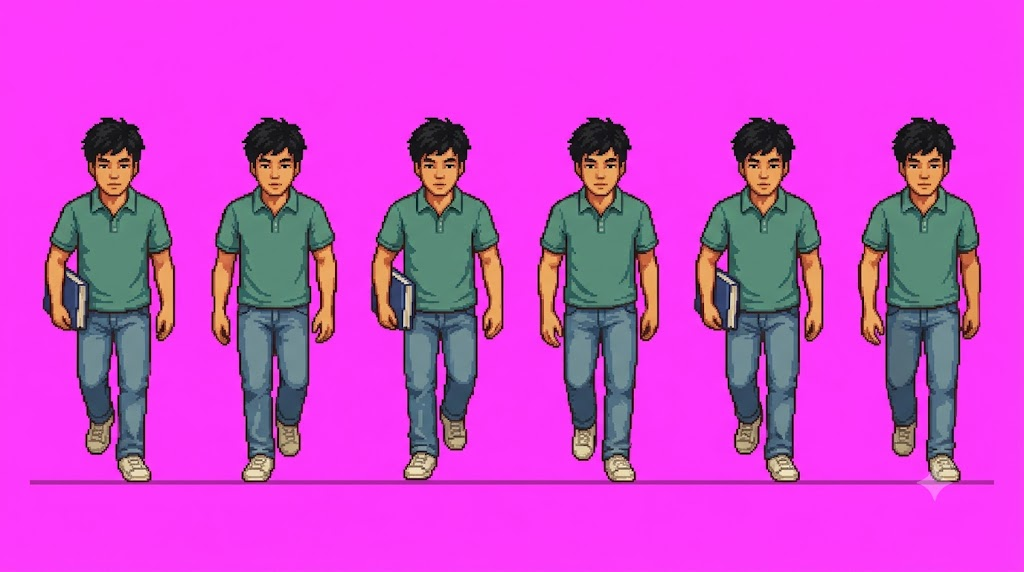
#> input picture asset_new_by_Khoit/art_srccharssv_malewalk_down.jpg, 1024 x 572 px, given in place of 000.png, which was not available
$ python build_assets.py
#> lines starting #> are read from the running program, lines starting #| are printed output that depends on the picture; pictures that were not available may be replaced by others from this repository, and a replacement may not be noted
### tools/import_new_art.py
"""
Nhap art moi tu thu muc asset_new_by_khoit/ (nen magenta, dai 6 frame).

Nhan dien file theo ten: chua ma nhan vat + ma hanh dong, vd
  sv_male/walk_down.png, sv_male__walk_down.png, art_srccharssv_malewalk_down.png
Sheet gop nhieu dai (vd sv_female.jpg) khai bao trong SHEETS.

Xu ly: tach nen theo mau vien + do "ung magenta", xoa duong ke ngang dai,
bo dom nho (watermark), tach tung frame, chuan hoa chieu cao, lat de frame
nhin ngang luon quay TRAI.
"""
import os
import sys

sys.stdout.reconfigure(encoding="utf-8")
import re

import numpy as np
from PIL import Image
from scipy import ndimage

ROOT = os.path.dirname(os.path.dirname(os.path.abspath(__file__)))
# Thu muc art moi (khong phan biet hoa thuong: asset_new_by_Khoit / asset_new_by_khoit)
SRC = next((os.path.join(ROOT, d) for d in os.listdir(ROOT) if d.lower() == "asset_new_by_khoit"),
           os.path.join(ROOT, "asset_new_by_khoit"))
OUT = os.path.join(ROOT, "tools", "out", "new")

STAND_H = 86     # chieu cao nhan vat dung trong game (px)
RIDE_RATIO = 0.74  # tu the ngoi lai so voi dung

SKINS = ["sv_male", "sv_female", "vp_male", "vp_female", "tt_male", "tt_female"]
ACTIONS = ["idle_up_left", "idle_down", "walk_down", "walk_up", "walk_left", "ride_left"]

# Huong nhin thuc te neu khac quy chuan (mac dinh: walk_left/ride_left quay trai,
# idle_up_left: frame 4-6 quay trai). "right" -> pipeline lat lai.
FACING = {
    ("sv_male", "walk_left"): "right",
    ("sv_male", "idle_up_left"): "right",
    ("sv_female", "walk_left"): "right",
    ("sv_female", "idle_up_left"): "right",
    ("sv_female", "ride_left"): "right",
}

# Sheet do vat / cong trinh (xu ly trong new_manifest.py)
NOT_CHARACTERS = {"Congtrinh.jpg", "Img_Login.jpg", "NPC.jpg", "VEHICLE.png", "item.png", "props.jpg"}
# Anh UI / cong trinh / mini-game don le (xu ly trong ui_manifest.py)
NOT_CHARACTER_PREFIX = ("ui_", "job_", "building_", "prop_", "bld_", "icons_", "furn_", "room_",
                        "tube_", "veh_", "npc_mall_", "banner_", "bus_stop", "taxi_stand", "market_")

# Sheet gop: file -> danh sach (skin, action, hang, cot_bat_dau)
SHEETS = {
    "sv_female.jpg": [
        ("sv_female", "idle_down", 0, 0),
        ("sv_female", "walk_up", 1, 0),
        ("sv_female", "walk_left", 1, 6),
        ("sv_female", "idle_up_left", 2, 0),
        ("sv_female", "ride_left", 2, 6),
    ],
}


def key_background(rgb):
    """True = nen. Ket hop: gan mau vien anh + pixel ung magenta (R,B >> G)."""
    h, w, _ = rgb.shape
    border = np.concatenate([rgb[0], rgb[-1], rgb[:, 0], rgb[:, -1]]).astype(int)
    bg = np.median(border, axis=0)
    px = rgb.astype(int)
    near = np.sqrt(((px - bg) ** 2).sum(-1)) < 60
    r, g, b = px[..., 0], px[..., 1], px[..., 2]
    magenta = (r - g > 55) & (b - g > 40)
    return near | magenta


def frames_in(path, dilate=3, min_ratio=0.15, erode=2):
    """Tach cac frame (theo hang, trai->phai). Tra ve list hang, moi hang list (bbox, rgba)."""
    rgb = np.array(Image.open(path).convert("RGB"))
    H, W, _ = rgb.shape
    fg = ~key_background(rgb)
    fg = ndimage.binary_opening(fg, iterations=1)
    # xoa duong ke ngang dai (duong nen ma AI hay ve)
    lab, n = ndimage.label(fg)
    for i, sl in enumerate(ndimage.find_objects(lab)):
        if sl and (sl[1].stop - sl[1].start) > W * 0.3 and (sl[0].stop - sl[0].start) < 10:
            fg[lab == i + 1] = False
    # got 2px vien (anh goc lon gap ~5 lan trong game) + khu am magenta con sot
    fg = ndimage.binary_erosion(fg, iterations=erode) if erode else fg
    px = rgb.astype(int)
    r, g, b = px[..., 0], px[..., 1], px[..., 2]
    spill = fg & (r - g > 25) & (b - g > 15)
    lo = np.minimum(r, b)
    rgb = rgb.copy()
    rgb[..., 0] = np.where(spill, g + (r - g) * 0.35, r)
    rgb[..., 2] = np.where(spill, g + (lo - g) * 0.35, b)
    grown = ndimage.binary_dilation(fg, iterations=dilate)
    lab, n = ndimage.label(grown)
    objs = ndimage.find_objects(lab)
    sizes = ndimage.sum(fg, lab, range(1, n + 1))
    keep = [i for i in range(n) if sizes[i] > sizes.max() * min_ratio]
    blobs = []
    for i in keep:
        sl = objs[i]
        m = (lab[sl] == i + 1) & fg[sl]
        rgba = np.dstack([rgb[sl], (m * 255).astype(np.uint8)])
        blobs.append({"x": sl[1].start, "y": sl[0].start, "w": sl[1].stop - sl[1].start,
                      "h": sl[0].stop - sl[0].start, "img": Image.fromarray(rgba, "RGBA")})
    # nhom theo hang bang tam doc
    blobs.sort(key=lambda b: b["y"] + b["h"] / 2)
    rows = []
    for b in blobs:
        cy = b["y"] + b["h"] / 2
        if rows and abs(rows[-1]["cy"] - cy) < H * 0.08:
            rows[-1]["items"].append(b)
        else:
            rows.append({"cy": cy, "items": [b]})
    return [sorted(r["items"], key=lambda b: b["x"]) for r in rows]


def normalize(frames, action, skin):
    """Scale ca dai theo chieu cao trung vi (giu nhip nhun), lat ve huong trai."""
    med_h = float(np.median([f["h"] for f in frames]))
    target = STAND_H * (RIDE_RATIO if action == "ride_left" else 1)
    s = target / med_h
    out = []
    flip = FACING.get((skin, action)) == "right"
    for i, f in enumerate(frames):
        im = f["img"].resize((max(1, round(f["w"] * s)), max(1, round(f["h"] * s))), Image.LANCZOS)
        side_frame = action in ("walk_left", "ride_left") or (action == "idle_up_left" and i >= 3)
        if flip and side_frame:
            im = im.transpose(Image.FLIP_LEFT_RIGHT)
        out.append(im)
    return out


def parse_name(fname):
    base = fname.lower()
    skin = next((s for s in sorted(SKINS, key=len, reverse=True) if s in base), None)
    action = next((a for a in ACTIONS if a in base), None)
    return skin, action


def collect():
    """-> {skin: {action: [PIL frames]}} va danh sach canh bao."""
    strips, warn = {}, []
    if not os.path.isdir(SRC):
        return strips, warn
    for dirpath, _, files in os.walk(SRC):
        for fname in sorted(files):
            if not fname.lower().endswith((".png", ".jpg", ".jpeg", ".webp")):
                continue
            path = os.path.join(dirpath, fname)
            rel = os.path.relpath(path, SRC).replace("\\", "/")
            if fname in NOT_CHARACTERS or fname.lower().startswith(NOT_CHARACTER_PREFIX):
                continue
            if fname in SHEETS:
                rows = frames_in(path)
                for skin, action, r, c in SHEETS[fname]:
                    fr = rows[r][c:c + 6] if r < len(rows) else []
                    if len(fr) != 6:
                        warn.append(f"{rel}: {skin}/{action} chỉ có {len(fr)} frame")
                        continue
                    strips.setdefault(skin, {})[action] = normalize(fr, action, skin)
                continue
            skin, action = parse_name(rel)
            if not skin or not action:
                warn.append(f"{rel}: không nhận ra tên nhân vật/hành động — bỏ qua")
                continue
            rows = frames_in(path)
            fr = [b for row in rows for b in row]
            if len(fr) != 6:
                warn.append(f"{rel}: tìm thấy {len(fr)} frame (cần 6) — bỏ qua")
                continue
            strips.setdefault(skin, {})[action] = normalize(fr, action, skin)
    return strips, warn


# Anh xa dai art -> anim trong game
def to_game_anims(acts):
    """Tra ve (danh sach frame, {anim: [index]}) hoac None neu thieu dai bat buoc."""
    need = ["idle_down", "walk_up", "walk_left"]
    if any(a not in acts for a in need):
        return None
    frames, anims = [], {}

    def add(name, imgs):
        start = len(frames)
        frames.extend(imgs)
        anims[name] = list(range(start, len(frames)))

    add("idle", acts["idle_down"])
    add("side", acts["walk_left"])
    add("up", acts["walk_up"])
    # thieu walk_down: tam dung idle (nhan vat se "truot") — can bo sung art
    add("down", acts.get("walk_down", acts["idle_down"]))
    if "idle_up_left" in acts:
        add("idle_up", acts["idle_up_left"][:3])
        add("idle_side", acts["idle_up_left"][3:])
    if "ride_left" in acts:
        add("ride", acts["ride_left"])
    return frames, anims


# [19 lines that do not run on import are left out]

### tools/ui_manifest.py
"""
Bo giao dien (UI kit), cong trinh moi, mini-game nghe tu asset_new_by_khoit/ (anh 1024x572 nen magenta).

Moi file anh -> danh sach (ten asset, hop cat (x0,y0,x1,y1) toa do anh goc). Cat xong tu bo nen magenta,
cat sat theo noi dung (tru khi "keep": giu nguyen khung de cac o cung ty le).

Xuat:
  client/assets/ui/<ten>.png      UI kit, icon HUD, dien thoai, app
  client/assets/jobs/<ten>.png    mini-game nghe
  client/assets/props/<ten>.png   cong trinh / do vat (tra ve kich thuoc cho props.json)
  client/assets/icons/<ten>.png   icon vat pham moi (48px)
"""
import os

import numpy as np
from PIL import Image
from scipy import ndimage

from import_new_art import SRC, key_background

UI_SCALE = 0.5  # anh goc ve pixel ~4px -> 0.5 van net, nhe file
UI_FULL = {"panel", "paperdoll", "phone", "hotbar", "tooltip", "titlebar"}  # hien to -> giu nguyen do phan giai


# [29 lines left out: functions _keyed, _cut, not called in this run]


def _scale(im, s):
    return im.resize((max(1, round(im.width * s)), max(1, round(im.height * s))), Image.LANCZOS)


def _row(y0, y1, xs):
    """Cac hop cung hang: xs = [(x0, x1), ...]"""
    return [(x0, y0, x1, y1) for x0, x1 in xs]


# file -> (opaque?, [(ten, hop, keep)])
SLOT_XS = [(12, 132), (137, 257), (264, 384), (390, 510), (514, 634), (640, 760), (768, 888), (892, 1012)]
SHEETS_UI = {
    "ui_wood_paper_panel.png": [("panel", (25, 92, 580, 460)), ("titlebar", (598, 110, 998, 200)), ("close", (752, 270, 852, 370))],
    "ui_slots.png": [(n, b, True) for n, b in zip(
        ["slot_empty", "slot_selected", "slot_locked", "slot_common", "slot_good", "slot_rare", "slot_limited", "slot_hotbar"],
        _row(226, 346, SLOT_XS))],
    "ui_tabs.png": list(zip(["tab_all", "tab_food", "tab_ingredient", "tab_equip", "tab_furniture", "tab_other"],
                            _row(200, 372, [(10, 176), (178, 344), (346, 512), (514, 680), (682, 848), (850, 1016)]))),
    "ui_buttons.png": list(zip(["btn_normal", "btn_hover", "btn_pressed", "btn_disabled"],
                               _row(215, 355, [(12, 262), (264, 512), (512, 762), (764, 1014)]))),
    "ui_tooltip_hotbar.png": [("tooltip", (60, 210, 452, 362)), ("hotbar", (512, 215, 970, 357))],
    "ui_equipment_screen.png": [("paperdoll", (285, 8, 740, 565))],
    "ui_equip_placeholders.png": list(zip(["eq_non", "eq_kinh", "eq_ao", "eq_dongho", "eq_quan", "eq_lung", "eq_giay", "eq_phone"],
                                          _row(220, 352, [(18, 142), (142, 266), (266, 390), (388, 512), (510, 636), (632, 756), (756, 880), (880, 1006)]))),
    "ui_hud_icons.png": list(zip(["hud_hunger", "hud_energy", "hud_mood", "hud_quest", "hud_clock", "hud_home", "hud_sleep", "hud_power"],
                                 _row(168, 296, [(18, 142), (142, 266), (266, 390), (388, 512), (510, 636), (632, 756), (756, 880), (880, 1006)]))),
    "ui_phone.png": [("phone", (390, 52, 636, 520))],
    "ui_phone_apps.png": list(zip(["app_jobs", "app_bank", "app_map", "app_taxi"],
                                  _row(30, 272, [(25, 262), (268, 508), (516, 756), (763, 1000)]))) +
                         list(zip(["app_market", "app_quests", "app_friends", "app_settings"],
                                  _row(300, 542, [(25, 262), (268, 508), (516, 756), (763, 1000)]))),
}

# Mini-game nghe -> client/assets/jobs (scale rieng)
SHEETS_JOBS = {
    "job_it.png": (False, 0.6, [("it_screen", (45, 95, 468, 472))] +
                   [(f"it_block_{i}", b) for i, b in enumerate(_row(238, 334, [(504, 586), (584, 664), (662, 742), (740, 820), (818, 898), (896, 978)]))] +
                   [("it_bug_red", (515, 335, 578, 390)), ("it_bug_green", (905, 180, 966, 236))]),
    "job_waiter_floor.png": (True, 1.0, [("waiter_floor", (0, 0, 1024, 572))]),
    "job_waiter_items.png": (False, 0.45, list(zip(
        ["dish_com_suon", "dish_com_bicha", "dish_canh", "dish_tra_da", "dish_tray", "dish_ticket", "dish_trung", "dish_nuoc_mam"],
        _row(45, 270, [(22, 255), (272, 502), (520, 750), (768, 998)]) + _row(300, 530, [(22, 255), (272, 502), (520, 750), (768, 998)])))),
    # Anh nhan duoc la QUAY PHA CHE (job_milktea_counter) — bo icon ly & topping chua co
    "job_milktea_items.png": (False, 1.0, [("milktea_counter", (0, 0, 1024, 572), True)]),
}

# Cong trinh / do vat -> props (ten, hop, scale)
SHEETS_PROPS = {
    "building_com_tam_facade.png": ("b_comtam", (60, 0, 985, 565), 0.5),
    "building_bubble_tea_facade.png": ("b_trasua", (225, 0, 910, 552), 0.5),
    "prop_coffee_prep_table.png": ("coffee_table", (200, 40, 830, 525), 0.26),
}

# Icon vat pham moi (48px) lay tu job_waiter_items
ICONS_NEW = {"com_suon": "dish_com_suon", "com_bi_cha": "dish_com_bicha", "canh_chua": "dish_canh", "trung_op_la": "dish_trung"}
ICON_SIZE = 48


def _save(im, path):
    os.makedirs(os.path.dirname(path), exist_ok=True)
    im.save(path, optimize=True)


# [32 lines left out: function build, not called in this run]


# [7 lines that do not run on import are left out]

### tools/build_assets.py
"""
Dong goi asset cho game tu cac blob da tach (tools/out) + concept sheet goc.

  python tools/extract_sprites.py   (chay truoc)
  python tools/build_assets.py

Xuat ra client/assets/:
  chars/<key>.png + chars.json     spritesheet nhan vat (o deu nhau, neo chan o giua-duoi)
  props/<name>.png                 vat the / cong trinh / NPC tinh
  anim/<name>.png + anim.json      NPC co animation idle (tho sua xe, tho cat toc)
"""
import json
import os
import sys

sys.stdout.reconfigure(encoding="utf-8")

import numpy as np
from PIL import Image
from scipy import ndimage

import import_new_art
import new_manifest
import ui_manifest
import v2_manifest
from extract_sprites import ROOT, SHEETS, background_mask

OUT = os.path.join(ROOT, "tools", "out")
DST = os.path.join(ROOT, "client", "assets")

CHAR_SCALE = 0.6      # nhan vat tu sheet 1024px  (cao ~130px -> ~78px)
BIG_SCALE = 0.16      # NPC / vat the tu sheet 2752px (nguoi cao ~490px -> ~78px)
BUILDING_SCALE = 0.21  # mat tien cong trinh

# ---- Nhan vat nguoi choi: frame index trong tools/out/<sheet>/ ----
# "side" = frame quay sang TRAI; client lat ngang khi di sang phai.
CHARACTERS = {
    "sv_male":      {"idle": [0, 1, 2, 3, 4, 5], "side": [6, 7, 8, 9, 10, 11],
                     "up": [31, 32, 33], "down": [34, 35, 36, 37, 38]},
    "vp_male":      {"idle": [0, 1, 2, 3, 4], "side": [5, 6, 7, 8, 9, 10],
                     "up": [29, 30], "down": [31, 32, 33, 34]},
    "baba_female":  {"idle": [0, 1, 2, 3], "side": [10, 11, 12, 13, 14],
                     "up": [15, 16, 17, 18, 19], "down": [20, 21, 26, 27]},
    "aodai_female": {"idle": [0, 6], "side": [1, 2, 3, 4, 5],
                     "up": [7, 8, 9, 10, 11], "down": [12, 13, 14, 15]},
}

# ---- Props: (sheet, blob id) hoac (sheet, (x0,y0,x1,y1) toa do anh goc), scale ----
PROPS = {
    # cong trinh
    "bld_buudien": ("buudien", 0, BUILDING_SCALE),
    "bld_bida": ("bida", 0, BUILDING_SCALE),
    # quan hang
    "cart_banhmi": ("npc", 0, BIG_SCALE),
    "cart_veso": ("npc", 13, BIG_SCALE),
    "cart_hoaquynh": ("banhmi", 5, 0.12),
    "ganh_hang": ("banhmi", 4, 0.12),
    "barber_set": ("npc", 15, BIG_SCALE),
    "sign_buudien": ("npc", 12, BIG_SCALE),
    "stools_family": ("npc", 7, BIG_SCALE),
    "tv": ("npc", 11, BIG_SCALE),
    "cub": ("npc", 10, BIG_SCALE),
    "veh_cub": ("npc", 10, 0.36),   # xe khi nguoi choi ngoi lai (ty le chuan voi nhan vat ~86px)
    "cub_rider": ("npc", 5, BIG_SCALE),
    # NPC tinh
    "npc_bacu": ("npc", 4, BIG_SCALE),
    "npc_onglao": ("npc", 14, BIG_SCALE),
    "npc_thanhnien": ("npc", 6, BIG_SCALE),
    "npc_girl": ("npc", 2, BIG_SCALE),
    "npc_boy": ("npc", 3, BIG_SCALE),
    "npc_mom": ("npc", 8, BIG_SCALE),
    "npc_dad": ("npc", 9, BIG_SCALE),
    "npc_buuta": ("npc", 19, BIG_SCALE),
    "npc_ngoi": ("npc", 17, BIG_SCALE),
    "npc_suaxe": ("npc", 18, BIG_SCALE),
    # vat the le
    "stool_blue": ("vatthe", 14, BIG_SCALE),
    "stool_red": ("vatthe", 15, BIG_SCALE),
    "stool_small": ("vatthe", 16, BIG_SCALE),
    "poster_beer": ("vatthe", 8, BIG_SCALE),
    "poster_tea": ("vatthe", 9, BIG_SCALE),
    "poster_1": ("vatthe", 1, BIG_SCALE),
    "poster_2": ("vatthe", 2, BIG_SCALE),
    "poster_3": ("vatthe", 10, BIG_SCALE),
    "poster_4": ("vatthe", 11, BIG_SCALE),
    "poster_5": ("vatthe", 12, BIG_SCALE),
    "power_pole": ("vatthe", 20, BIG_SCALE * 1.4),
    "roof_tin": ("vatthe", 13, BIG_SCALE),
    "coffee_phin": ("vatthe", 22, BIG_SCALE),
    "glass_tea": ("vatthe", 23, BIG_SCALE),
    "bowl_pho": ("vatthe", 24, BIG_SCALE),
    "flowers": ("vatthe", 25, BIG_SCALE),
    "books": ("vatthe", 17, BIG_SCALE),
    "tex_wall": ("vatthe", 4, 0.5),
    "tex_floor": ("vatthe", 5, 0.5),
    # cat thu cong tu cum dinh nhau (toa do anh goc 2752x1536)
    "plant_tall": ("vatthe", (1032, 454, 1160, 690), BIG_SCALE),
    "tires": ("vatthe", (905, 568, 1056, 752), BIG_SCALE),
    "plants_pair": ("vatthe", (312, 766, 512, 952), BIG_SCALE),
    "stool_pink": ("vatthe", (1140, 540, 1276, 690), BIG_SCALE),
    "sign_buudien_stand": ("vatthe", (466, 590, 662, 882), BIG_SCALE),
}

# NPC co animation: list cac (sheet, blob id), neo giua-duoi
ANIMS = {
    "anim_suaxe": [("npc_idle", i) for i in (9, 12, 14, 17)],
    "anim_catoc": [("npc_idle", i) for i in (19, 22, 26, 28)],
}


def load_blob(sheet, idx):
    return Image.open(os.path.join(OUT, sheet, f"{idx:03d}.png")).convert("RGBA")


_fg_cache = {}


# [16 lines left out: function crop_rect, not called in this run]


def erode_alpha(im, px=1):
    """Bo vien trang (halo) cua anh JPG sau khi xoa nen."""
    a = np.array(im)
    mask = ndimage.binary_erosion(a[..., 3] > 0, iterations=px)
    a[..., 3] = np.where(mask, a[..., 3], 0)
    return Image.fromarray(a, "RGBA")


def scaled(im, s):
    w, h = max(1, round(im.width * s)), max(1, round(im.height * s))
    return im.resize((w, h), Image.LANCZOS)


def pack_anchor_bottom(frames, pad=2):
    """Xep cac frame vao luoi o deu, neo giua-duoi. Tra ve (sheet, cell_w, cell_h)."""
    cw = max(f.width for f in frames) + pad * 2
    ch = max(f.height for f in frames) + pad
    sheet = Image.new("RGBA", (cw * len(frames), ch), (0, 0, 0, 0))
    for i, f in enumerate(frames):
        x = i * cw + (cw - f.width) // 2
        y = ch - f.height
        sheet.alpha_composite(f, (x, y))
    return sheet, cw, ch


def main():
    for sub in ("chars", "props", "anim"):
        os.makedirs(os.path.join(DST, sub), exist_ok=True)

    chars_meta = {}
    # Art moi (asset_new_by_khoit/) uu tien hon concept cu
    new_strips, warn = import_new_art.collect()
    for w in warn:
        print("CẢNH BÁO:", w)
    for key, acts in new_strips.items():
        res = import_new_art.to_game_anims(acts)
        if not res:
            print(f"CẢNH BÁO: {key} thiếu dải bắt buộc (idle_down, walk_up, walk_left) — dùng art cũ nếu có")
            continue
        if "walk_down" not in acts:
            print(f"CẢNH BÁO: {key} chưa có walk_down — tạm dùng idle_down")
        frames, anims = res
        sheet, cw, ch = pack_anchor_bottom(frames)
        sheet.save(os.path.join(DST, "chars", f"{key}.png"), optimize=True)
        chars_meta[key] = {"frameWidth": cw, "frameHeight": ch, "anims": anims}
#> this loop made 2 passes
#> pass 2, in main, `sheet, cw, ch = pack_anchor_bottom(frames)`:
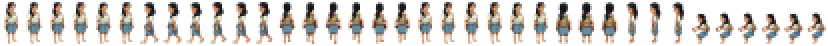
#> sheet: PIL image 1656x89 RGBA (shown at 1/4 size); mean R, G, B, A 52.2, 44.8, 39.9, 80.9; transparent parts drawn white

    for key, anims in CHARACTERS.items():
        if key in chars_meta:
            continue
        order, frames = [], []
        for name, ids in anims.items():
            start = len(frames)
            for i in ids:
                frames.append(scaled(erode_alpha(load_blob(key, i)), CHAR_SCALE))
#> in erode_alpha, `mask = ndimage.binary_erosion(a[..., 3] > 0, iterations=px)`:
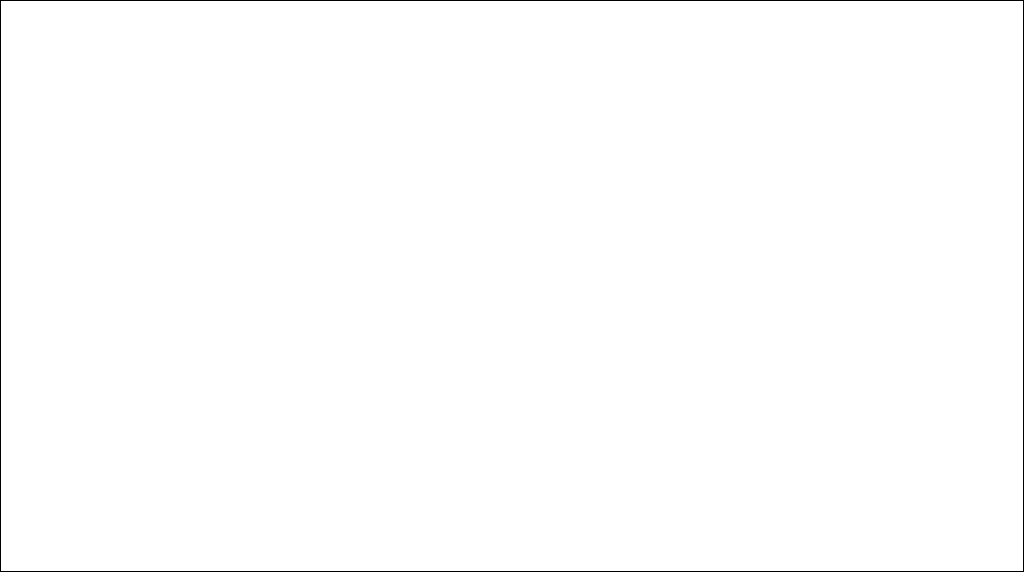
#> mask: shape (572, 1024) bool; 99.5% white; black in thin lines or dots
#> in erode_alpha, `a[..., 3] = np.where(mask, a[..., 3], 0)`:
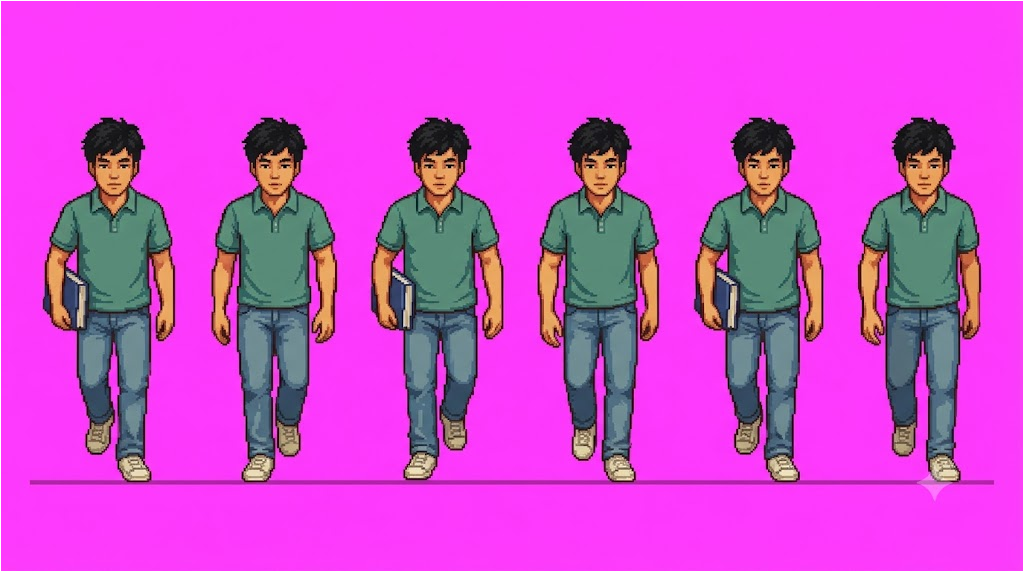
#> a: shape (572, 1024, 4); mean R, G, B, A 208.4, 70.7, 206.8, 253.6; transparent parts drawn white
            order.append((name, list(range(start, len(frames)))))
        sheet, cw, ch = pack_anchor_bottom(frames)
        sheet.save(os.path.join(DST, "chars", f"{key}.png"), optimize=True)
        chars_meta[key] = {"frameWidth": cw, "frameHeight": ch, "anims": dict(order)}
    with open(os.path.join(DST, "chars.json"), "w") as fp:
        json.dump(chars_meta, fp, indent=1)

    props_meta = {}
    for name, (sheet, src, s) in PROPS.items():
        im = crop_rect(sheet, src) if isinstance(src, tuple) else load_blob(sheet, src)
        im = scaled(im, s)
        im.save(os.path.join(DST, "props", f"{name}.png"), optimize=True)
        props_meta[name] = [im.width, im.height]

    # Art moi: cong trinh, xe, props, NPC lam viec, icon, anh dang nhap
    new_props, anim_meta = new_manifest.build(DST, pack_anchor_bottom)
    props_meta.update(new_props)
    # UI kit, cong trinh moi, mini-game nghe, icon mon an moi
    ui_props, ui_icons = ui_manifest.build(DST)
    props_meta.update(ui_props)
    # Art V2 dot 1-4: nha ong, ve chai, xe buyt, tram; icon moi; cat san cho tinh nang chua code (assets/v2)
    v2_props, v2_icons = v2_manifest.build(DST, pack_anchor_bottom)
    props_meta.update(v2_props)
    icons_path = os.path.join(DST, "icons.json")
    with open(icons_path) as fp:
        icons = json.load(fp)
    with open(icons_path, "w") as fp:
        json.dump(icons + [i for i in ui_icons + v2_icons if i not in icons], fp)
    with open(os.path.join(DST, "props.json"), "w") as fp:
        json.dump(props_meta, fp, indent=1)
    with open(os.path.join(DST, "anim.json"), "w") as fp:
        json.dump(anim_meta, fp, indent=1)

    # anh xem truoc de kiem tra huong frame
    rows = []
    for key in chars_meta:
        rows.append(Image.open(os.path.join(DST, "chars", f"{key}.png")))
    W = max(r.width for r in rows)
    prev = Image.new("RGBA", (W, sum(r.height for r in rows)), (230, 230, 230, 255))
    y = 0
    for r in rows:
        prev.alpha_composite(r, (0, y))
        y += r.height
    prev.save(os.path.join(OUT, "_preview_chars.png"))
    print("chars:", {k: (v["frameWidth"], v["frameHeight"]) for k, v in chars_meta.items()})
    print("props:", len(props_meta), "anims:", list(anim_meta))


if __name__ == "__main__":
#> (the run stopped early here; a loop or call above may not have finished)
